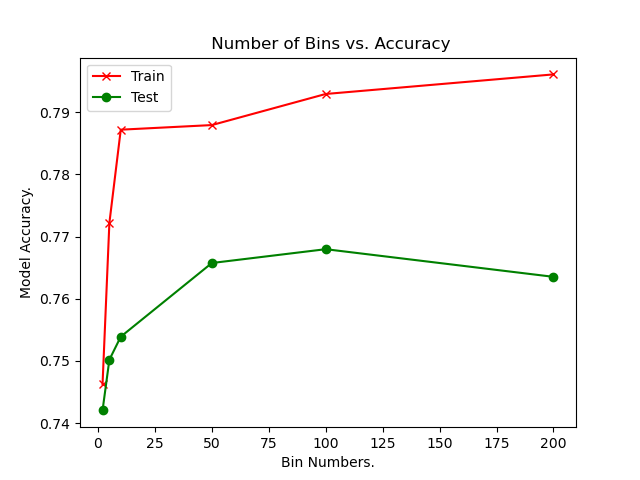

Write Python code to recreate this figure.
from split import *
from discretize import *

var5_1 = __import__('5_1')

numBins = [2, 5, 10, 50, 100, 200]
NBin=len(numBins)
TrainAcc = []
TestAcc=[]

for NB in numBins:
    PutIntoBin(NB)
    training_test_split()
    print ("Bin size: %d" % NB)
    Acc = []
    var5_1.nbc(1, Acc)
    TrainAcc.append(Acc[0])
    TestAcc.append(Acc[1])
    print("Training Accuracy:%f" %Acc[0])
    print("Testing Accuracy:%f" %Acc[1])

fig, ax = plt.subplots()
ax.set_title(" Number of Bins vs. Accuracy")
ax.set_xlabel("Bin Numbers.")
ax.set_ylabel("Model Accuracy.")
ax.plot(numBins, TrainAcc, '-x', color="red")
ax.plot(numBins, TestAcc, '-o', color="green")
ax.legend(["Train","Test"])
plt.savefig("5_2.png")
